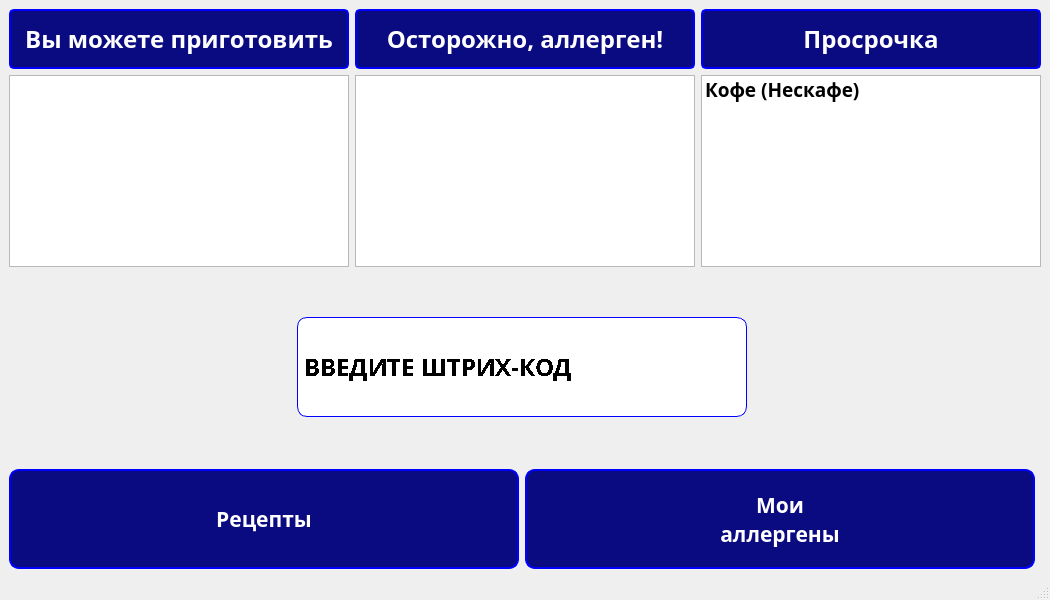
<?xml version="1.0" encoding="UTF-8"?>
<ui version="4.0">
 <class>Window</class>
 <widget class="QMainWindow" name="Window">
  <property name="geometry">
   <rect>
    <x>0</x>
    <y>0</y>
    <width>1050</width>
    <height>600</height>
   </rect>
  </property>
  <property name="minimumSize">
   <size>
    <width>1050</width>
    <height>550</height>
   </size>
  </property>
  <property name="windowTitle">
   <string>Жратотека</string>
  </property>
  <widget class="QWidget" name="centralwidget">
   <layout class="QGridLayout" name="gridLayout_3">
    <item row="0" column="0" colspan="2">
     <layout class="QHBoxLayout" name="HTitlesLayout">
      <item>
       <widget class="QLabel" name="RecipesTextLabel">
        <property name="sizePolicy">
         <sizepolicy hsizetype="Expanding" vsizetype="Preferred">
          <horstretch>1</horstretch>
          <verstretch>0</verstretch>
         </sizepolicy>
        </property>
        <property name="minimumSize">
         <size>
          <width>200</width>
          <height>60</height>
         </size>
        </property>
        <property name="font">
         <font>
          <family>Bahnschrift</family>
          <pointsize>18</pointsize>
          <weight>75</weight>
          <bold>true</bold>
         </font>
        </property>
        <property name="styleSheet">
         <string notr="true">QLabel {
    background-color: #0A0A81;
    color: white;
    border: 2px solid blue;
    border-radius: 5px;
    padding: 4px;
}</string>
        </property>
        <property name="text">
         <string>Вы можете приготовить</string>
        </property>
        <property name="alignment">
         <set>Qt::AlignHCenter|Qt::AlignTop</set>
        </property>
       </widget>
      </item>
      <item>
       <widget class="QLabel" name="AllergenTextLable">
        <property name="sizePolicy">
         <sizepolicy hsizetype="Expanding" vsizetype="Preferred">
          <horstretch>1</horstretch>
          <verstretch>0</verstretch>
         </sizepolicy>
        </property>
        <property name="minimumSize">
         <size>
          <width>200</width>
          <height>60</height>
         </size>
        </property>
        <property name="font">
         <font>
          <family>Bahnschrift</family>
          <pointsize>18</pointsize>
          <weight>75</weight>
          <bold>true</bold>
         </font>
        </property>
        <property name="styleSheet">
         <string notr="true">QLabel {
    background-color: #0A0A81;
    color: white;
    border: 2px solid blue;
    border-radius: 5px;
    padding: 4px;
}</string>
        </property>
        <property name="text">
         <string>Осторожно, аллерген!</string>
        </property>
        <property name="alignment">
         <set>Qt::AlignHCenter|Qt::AlignTop</set>
        </property>
       </widget>
      </item>
      <item>
       <widget class="QLabel" name="LifeTextLabel">
        <property name="sizePolicy">
         <sizepolicy hsizetype="Expanding" vsizetype="Preferred">
          <horstretch>1</horstretch>
          <verstretch>0</verstretch>
         </sizepolicy>
        </property>
        <property name="minimumSize">
         <size>
          <width>200</width>
          <height>60</height>
         </size>
        </property>
        <property name="font">
         <font>
          <family>Bahnschrift</family>
          <pointsize>18</pointsize>
          <weight>75</weight>
          <bold>true</bold>
         </font>
        </property>
        <property name="styleSheet">
         <string notr="true">QLabel {
    background-color: #0A0A81;
    color: white;
    border: 2px solid blue;
    border-radius: 5px;
    padding: 4px;
}</string>
        </property>
        <property name="text">
         <string>Просрочка</string>
        </property>
        <property name="alignment">
         <set>Qt::AlignHCenter|Qt::AlignTop</set>
        </property>
       </widget>
      </item>
     </layout>
    </item>
    <item row="3" column="0">
     <layout class="QGridLayout" name="GrEnterLayout">
      <item row="5" column="4">
       <widget class="QLabel" name="EnterLabel">
        <property name="sizePolicy">
         <sizepolicy hsizetype="Fixed" vsizetype="Fixed">
          <horstretch>0</horstretch>
          <verstretch>0</verstretch>
         </sizepolicy>
        </property>
        <property name="minimumSize">
         <size>
          <width>300</width>
          <height>40</height>
         </size>
        </property>
        <property name="maximumSize">
         <size>
          <width>420</width>
          <height>40</height>
         </size>
        </property>
        <property name="font">
         <font>
          <family>Bahnschrift</family>
          <pointsize>10</pointsize>
          <weight>75</weight>
          <bold>true</bold>
         </font>
        </property>
        <property name="text">
         <string/>
        </property>
        <property name="alignment">
         <set>Qt::AlignHCenter|Qt::AlignTop</set>
        </property>
       </widget>
      </item>
      <item row="2" column="4">
       <spacer name="verticalSpacer">
        <property name="orientation">
         <enum>Qt::Vertical</enum>
        </property>
        <property name="sizeHint" stdset="0">
         <size>
          <width>20</width>
          <height>40</height>
         </size>
        </property>
       </spacer>
      </item>
      <item row="3" column="0">
       <spacer name="horizontalSpacer">
        <property name="orientation">
         <enum>Qt::Horizontal</enum>
        </property>
        <property name="sizeHint" stdset="0">
         <size>
          <width>40</width>
          <height>20</height>
         </size>
        </property>
       </spacer>
      </item>
      <item row="3" column="4">
       <widget class="FixedLineEdit" name="LineEdit">
        <property name="sizePolicy">
         <sizepolicy hsizetype="Preferred" vsizetype="Preferred">
          <horstretch>0</horstretch>
          <verstretch>0</verstretch>
         </sizepolicy>
        </property>
        <property name="minimumSize">
         <size>
          <width>450</width>
          <height>100</height>
         </size>
        </property>
        <property name="maximumSize">
         <size>
          <width>36757</width>
          <height>6465</height>
         </size>
        </property>
        <property name="font">
         <font>
          <family>Bahnschrift</family>
          <pointsize>18</pointsize>
          <weight>75</weight>
          <italic>false</italic>
          <bold>true</bold>
          <underline>false</underline>
          <stylestrategy>NoAntialias</stylestrategy>
          <kerning>true</kerning>
         </font>
        </property>
        <property name="layoutDirection">
         <enum>Qt::LeftToRight</enum>
        </property>
        <property name="styleSheet">
         <string notr="true">border: 1px solid blue;
border-radius: 10px;
padding: 4px;
</string>
        </property>
        <property name="inputMask">
         <string/>
        </property>
        <property name="text">
         <string/>
        </property>
        <property name="maxLength">
         <number>13</number>
        </property>
        <property name="frame">
         <bool>false</bool>
        </property>
        <property name="alignment">
         <set>Qt::AlignLeading|Qt::AlignLeft|Qt::AlignVCenter</set>
        </property>
        <property name="placeholderText">
         <string>ВВЕДИТЕ ШТРИХ-КОД</string>
        </property>
        <property name="cursorMoveStyle">
         <enum>Qt::LogicalMoveStyle</enum>
        </property>
        <property name="clearButtonEnabled">
         <bool>true</bool>
        </property>
       </widget>
      </item>
      <item row="3" column="7">
       <spacer name="horizontalSpacer_2">
        <property name="orientation">
         <enum>Qt::Horizontal</enum>
        </property>
        <property name="sizeHint" stdset="0">
         <size>
          <width>40</width>
          <height>20</height>
         </size>
        </property>
       </spacer>
      </item>
     </layout>
    </item>
    <item row="1" column="0" colspan="2">
     <layout class="QHBoxLayout" name="HListsLayout">
      <item>
       <widget class="QListWidget" name="RecipesList">
        <property name="minimumSize">
         <size>
          <width>150</width>
          <height>20</height>
         </size>
        </property>
        <property name="font">
         <font>
          <family>Bahnschrift</family>
          <pointsize>14</pointsize>
          <weight>75</weight>
          <bold>true</bold>
         </font>
        </property>
       </widget>
      </item>
      <item>
       <widget class="QListWidget" name="AllergensList">
        <property name="minimumSize">
         <size>
          <width>150</width>
          <height>20</height>
         </size>
        </property>
        <property name="font">
         <font>
          <family>Bahnschrift</family>
          <pointsize>16</pointsize>
          <weight>75</weight>
          <bold>true</bold>
         </font>
        </property>
       </widget>
      </item>
      <item>
       <widget class="QListWidget" name="SelfLifeList">
        <property name="minimumSize">
         <size>
          <width>150</width>
          <height>20</height>
         </size>
        </property>
        <property name="font">
         <font>
          <family>Bahnschrift</family>
          <pointsize>14</pointsize>
          <weight>75</weight>
          <bold>true</bold>
         </font>
        </property>
        <item>
         <property name="text">
          <string>Кофе (Нескафе)</string>
         </property>
        </item>
       </widget>
      </item>
     </layout>
    </item>
    <item row="4" column="0">
     <layout class="QHBoxLayout" name="HButtonsLayout">
      <item>
       <widget class="QPushButton" name="RecipesButton">
        <property name="minimumSize">
         <size>
          <width>150</width>
          <height>100</height>
         </size>
        </property>
        <property name="font">
         <font>
          <family>Bahnschrift</family>
          <pointsize>16</pointsize>
          <weight>75</weight>
          <bold>true</bold>
         </font>
        </property>
        <property name="styleSheet">
         <string notr="true">QPushButton {
    background-color: #0A0A81;
    color: white;
    border: 2px solid blue;
    border-radius: 10px;
}

QPushButton:hover {
    background-color: #0F0FB4;
    color: white;
    border: 2px solid blue;
    border-radius: 10px;
}


QPushButton:pressed {
    background-color: #0F0FDC;
    color: white;
    border: 2px solid blue;
    border-radius: 10px;
}</string>
        </property>
        <property name="text">
         <string>Рецепты</string>
        </property>
       </widget>
      </item>
      <item>
       <widget class="QPushButton" name="AllergenButton">
        <property name="minimumSize">
         <size>
          <width>150</width>
          <height>100</height>
         </size>
        </property>
        <property name="font">
         <font>
          <family>Bahnschrift</family>
          <pointsize>16</pointsize>
          <weight>75</weight>
          <bold>true</bold>
         </font>
        </property>
        <property name="styleSheet">
         <string notr="true">QPushButton {
    background-color: #0A0A81;
    color: white;
    border: 2px solid blue;
    border-radius: 10px;
}

QPushButton:hover {
    background-color: #0F0FB4;
    color: white;
    border: 2px solid blue;
    border-radius: 10px;
}


QPushButton:pressed {
    background-color: #0F0FDC;
    color: white;
    border: 2px solid blue;
    border-radius: 10px;
}</string>
        </property>
        <property name="text">
         <string>Мои
аллергены</string>
        </property>
       </widget>
      </item>
     </layout>
    </item>
   </layout>
  </widget>
  <widget class="QStatusBar" name="statusbar"/>
 </widget>
 <customwidgets>
  <customwidget>
   <class>FixedLineEdit</class>
   <extends>QLineEdit</extends>
   <header>fixedlineedit.h</header>
  </customwidget>
 </customwidgets>
 <resources/>
 <connections/>
</ui>
